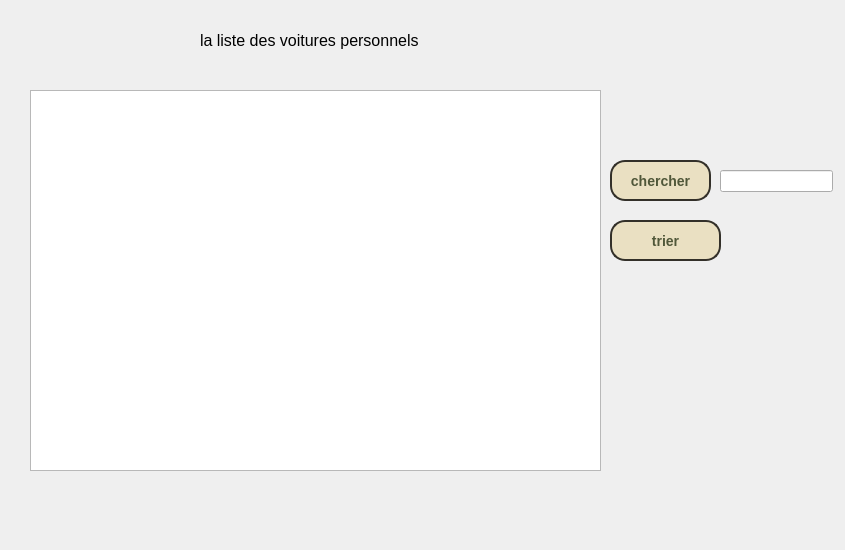
<?xml version="1.0" encoding="UTF-8"?>
<ui version="4.0">
 <class>afficher_v</class>
 <widget class="QDialog" name="afficher_v">
  <property name="geometry">
   <rect>
    <x>0</x>
    <y>0</y>
    <width>845</width>
    <height>550</height>
   </rect>
  </property>
  <property name="windowTitle">
   <string>Dialog</string>
  </property>
  <widget class="QLabel" name="label">
   <property name="geometry">
    <rect>
     <x>200</x>
     <y>20</y>
     <width>281</width>
     <height>41</height>
    </rect>
   </property>
   <property name="font">
    <font>
     <pointsize>12</pointsize>
    </font>
   </property>
   <property name="text">
    <string>la liste des voitures personnels</string>
   </property>
  </widget>
  <widget class="QTableView" name="ooo">
   <property name="geometry">
    <rect>
     <x>30</x>
     <y>90</y>
     <width>571</width>
     <height>381</height>
    </rect>
   </property>
  </widget>
  <widget class="QPushButton" name="pushButton">
   <property name="geometry">
    <rect>
     <x>610</x>
     <y>220</y>
     <width>111</width>
     <height>41</height>
    </rect>
   </property>
   <property name="styleSheet">
    <string notr="true">box-shadow: 0px 1px 0px 0px #1c1b18;
	background:linear-gradient(to bottom, #eae0c2 5%, #ccc2a6 100%);
	background-color:#eae0c2;
	border-radius:15px;
	border:2px solid #333029;
	display:inline-block;
	cursor:pointer;
	color:#505739;
	font-family:Arial;
	font-size:14px;
	font-weight:bold;
	padding:12px 16px;
	text-decoration:none;
	text-shadow:0px 1px 0px #ffffff;</string>
   </property>
   <property name="text">
    <string>trier</string>
   </property>
  </widget>
  <widget class="QPushButton" name="pushButton_2">
   <property name="geometry">
    <rect>
     <x>610</x>
     <y>160</y>
     <width>101</width>
     <height>41</height>
    </rect>
   </property>
   <property name="styleSheet">
    <string notr="true">box-shadow: 0px 1px 0px 0px #1c1b18;
	background:linear-gradient(to bottom, #eae0c2 5%, #ccc2a6 100%);
	background-color:#eae0c2;
	border-radius:15px;
	border:2px solid #333029;
	display:inline-block;
	cursor:pointer;
	color:#505739;
	font-family:Arial;
	font-size:14px;
	font-weight:bold;
	padding:12px 16px;
	text-decoration:none;
	text-shadow:0px 1px 0px #ffffff;</string>
   </property>
   <property name="text">
    <string>chercher</string>
   </property>
  </widget>
  <widget class="QLineEdit" name="lineEdit">
   <property name="geometry">
    <rect>
     <x>720</x>
     <y>170</y>
     <width>113</width>
     <height>22</height>
    </rect>
   </property>
  </widget>
  <widget class="QLabel" name="label_2">
   <property name="geometry">
    <rect>
     <x>-10</x>
     <y>-10</y>
     <width>991</width>
     <height>561</height>
    </rect>
   </property>
   <property name="text">
    <string/>
   </property>
   <property name="pixmap">
    <pixmap>../voyage-maroc11.jpg</pixmap>
   </property>
  </widget>
  <zorder>label_2</zorder>
  <zorder>label</zorder>
  <zorder>ooo</zorder>
  <zorder>pushButton</zorder>
  <zorder>pushButton_2</zorder>
  <zorder>lineEdit</zorder>
 </widget>
 <resources/>
 <connections/>
</ui>
